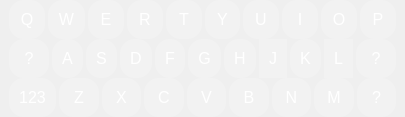
     <widget class="QWidget" name="letter">
      <layout class="QVBoxLayout" name="verticalLayout">
       <property name="spacing">
        <number>0</number>
       </property>
       <property name="leftMargin">
        <number>0</number>
       </property>
       <property name="topMargin">
        <number>0</number>
       </property>
       <property name="rightMargin">
        <number>0</number>
       </property>
       <property name="bottomMargin">
        <number>0</number>
       </property>
       <item>
        <widget class="QWidget" name="widget" native="true">
         <property name="sizePolicy">
          <sizepolicy hsizetype="Expanding" vsizetype="Expanding">
           <horstretch>0</horstretch>
           <verstretch>0</verstretch>
          </sizepolicy>
         </property>
         <property name="maximumSize">
          <size>
           <width>16777215</width>
           <height>80</height>
          </size>
         </property>
         <layout class="QHBoxLayout" name="horizontalLayout_2">
          <property name="spacing">
           <number>3</number>
          </property>
          <property name="topMargin">
           <number>0</number>
          </property>
          <property name="bottomMargin">
           <number>0</number>
          </property>
          <item>
           <widget class="QPushButton" name="btnQ">
            <property name="sizePolicy">
             <sizepolicy hsizetype="Expanding" vsizetype="Expanding">
              <horstretch>0</horstretch>
              <verstretch>0</verstretch>
             </sizepolicy>
            </property>
            <property name="styleSheet">
             <string notr="true">background-color: rgba(255, 255, 255, 50);
color: rgb(255, 255, 255);
border-radius: 15px;
padding: 10px;
font-size: 16px;</string>
            </property>
            <property name="text">
             <string>Q</string>
            </property>
           </widget>
          </item>
          <item>
           <widget class="QPushButton" name="btnW">
            <property name="sizePolicy">
             <sizepolicy hsizetype="Expanding" vsizetype="Expanding">
              <horstretch>0</horstretch>
              <verstretch>0</verstretch>
             </sizepolicy>
            </property>
            <property name="styleSheet">
             <string notr="true">background-color: rgba(255, 255, 255, 50);
color: rgb(255, 255, 255);
border-radius: 15px;
padding: 10px;
font-size: 16px;</string>
            </property>
            <property name="text">
             <string>W</string>
            </property>
           </widget>
          </item>
          <item>
           <widget class="QPushButton" name="btnE">
            <property name="sizePolicy">
             <sizepolicy hsizetype="Expanding" vsizetype="Expanding">
              <horstretch>0</horstretch>
              <verstretch>0</verstretch>
             </sizepolicy>
            </property>
            <property name="styleSheet">
             <string notr="true">background-color: rgba(255, 255, 255, 50);
color: rgb(255, 255, 255);
border-radius: 15px;
padding: 10px;
font-size: 16px;</string>
            </property>
            <property name="text">
             <string>E</string>
            </property>
           </widget>
          </item>
          <item>
           <widget class="QPushButton" name="btnR">
            <property name="sizePolicy">
             <sizepolicy hsizetype="Expanding" vsizetype="Expanding">
              <horstretch>0</horstretch>
              <verstretch>0</verstretch>
             </sizepolicy>
            </property>
            <property name="styleSheet">
             <string notr="true">background-color: rgba(255, 255, 255, 50);
color: rgb(255, 255, 255);
border-radius: 15px;
padding: 10px;
font-size: 16px;</string>
            </property>
            <property name="text">
             <string>R</string>
            </property>
           </widget>
          </item>
          <item>
           <widget class="QPushButton" name="btnT">
            <property name="sizePolicy">
             <sizepolicy hsizetype="Expanding" vsizetype="Expanding">
              <horstretch>0</horstretch>
              <verstretch>0</verstretch>
             </sizepolicy>
            </property>
            <property name="styleSheet">
             <string notr="true">background-color: rgba(255, 255, 255, 50);
color: rgb(255, 255, 255);
border-radius: 15px;
padding: 10px;
font-size: 16px;</string>
            </property>
            <property name="text">
             <string>T</string>
            </property>
           </widget>
          </item>
          <item>
           <widget class="QPushButton" name="btnY">
            <property name="sizePolicy">
             <sizepolicy hsizetype="Expanding" vsizetype="Expanding">
              <horstretch>0</horstretch>
              <verstretch>0</verstretch>
             </sizepolicy>
            </property>
            <property name="styleSheet">
             <string notr="true">background-color: rgba(255, 255, 255, 50);
color: rgb(255, 255, 255);
border-radius: 15px;
padding: 10px;
font-size: 16px;</string>
            </property>
            <property name="text">
             <string>Y</string>
            </property>
           </widget>
          </item>
          <item>
           <widget class="QPushButton" name="btnU">
            <property name="sizePolicy">
             <sizepolicy hsizetype="Expanding" vsizetype="Expanding">
              <horstretch>0</horstretch>
              <verstretch>0</verstretch>
             </sizepolicy>
            </property>
            <property name="styleSheet">
             <string notr="true">background-color: rgba(255, 255, 255, 50);
color: rgb(255, 255, 255);
border-radius: 15px;
padding: 10px;
font-size: 16px;</string>
            </property>
            <property name="text">
             <string>U</string>
            </property>
           </widget>
          </item>
          <item>
           <widget class="QPushButton" name="btnI">
            <property name="sizePolicy">
             <sizepolicy hsizetype="Expanding" vsizetype="Expanding">
              <horstretch>0</horstretch>
              <verstretch>0</verstretch>
             </sizepolicy>
            </property>
            <property name="styleSheet">
             <string notr="true">background-color: rgba(255, 255, 255, 50);
color: rgb(255, 255, 255);
border-radius: 15px;
padding: 10px;
font-size: 16px;</string>
            </property>
            <property name="text">
             <string>I</string>
            </property>
           </widget>
          </item>
          <item>
           <widget class="QPushButton" name="btnO">
            <property name="sizePolicy">
             <sizepolicy hsizetype="Expanding" vsizetype="Expanding">
              <horstretch>0</horstretch>
              <verstretch>0</verstretch>
             </sizepolicy>
            </property>
            <property name="styleSheet">
             <string notr="true">background-color: rgba(255, 255, 255, 50);
color: rgb(255, 255, 255);
border-radius: 15px;
padding: 10px;
font-size: 16px;</string>
            </property>
            <property name="text">
             <string>O</string>
            </property>
           </widget>
          </item>
          <item>
           <widget class="QPushButton" name="btnP">
            <property name="sizePolicy">
             <sizepolicy hsizetype="Expanding" vsizetype="Expanding">
              <horstretch>0</horstretch>
              <verstretch>0</verstretch>
             </sizepolicy>
            </property>
            <property name="styleSheet">
             <string notr="true">background-color: rgba(255, 255, 255, 50);
color: rgb(255, 255, 255);
border-radius: 15px;
padding: 10px;
font-size: 16px;</string>
            </property>
            <property name="text">
             <string>P</string>
            </property>
           </widget>
          </item>
         </layout>
        </widget>
       </item>
       <item>
        <widget class="QWidget" name="widget_2" native="true">
         <property name="sizePolicy">
          <sizepolicy hsizetype="Expanding" vsizetype="Expanding">
           <horstretch>0</horstretch>
           <verstretch>0</verstretch>
          </sizepolicy>
         </property>
         <property name="maximumSize">
          <size>
           <width>16777215</width>
           <height>80</height>
          </size>
         </property>
         <layout class="QHBoxLayout" name="horizontalLayout_4">
          <property name="spacing">
           <number>3</number>
          </property>
          <property name="topMargin">
           <number>0</number>
          </property>
          <property name="bottomMargin">
           <number>0</number>
          </property>
          <item>
           <widget class="QPushButton" name="btnToggle">
            <property name="sizePolicy">
             <sizepolicy hsizetype="Expanding" vsizetype="Expanding">
              <horstretch>0</horstretch>
              <verstretch>0</verstretch>
             </sizepolicy>
            </property>
            <property name="minimumSize">
             <size>
              <width>40</width>
              <height>0</height>
             </size>
            </property>
            <property name="maximumSize">
             <size>
              <width>40</width>
              <height>16777215</height>
             </size>
            </property>
            <property name="styleSheet">
             <string notr="true">background-color: rgba(255, 255, 255, 50);
color: rgb(255, 255, 255);
border-radius: 15px;
padding: 10px;
font-size: 16px;</string>
            </property>
            <property name="text">
             <string>?</string>
            </property>
           </widget>
          </item>
          <item>
           <widget class="QPushButton" name="btnA">
            <property name="sizePolicy">
             <sizepolicy hsizetype="Expanding" vsizetype="Expanding">
              <horstretch>0</horstretch>
              <verstretch>0</verstretch>
             </sizepolicy>
            </property>
            <property name="styleSheet">
             <string notr="true">background-color: rgba(255, 255, 255, 50);
color: rgb(255, 255, 255);
border-radius: 15px;
padding: 10px;
font-size: 16px;</string>
            </property>
            <property name="text">
             <string>A</string>
            </property>
           </widget>
          </item>
          <item>
           <widget class="QPushButton" name="btnS">
            <property name="sizePolicy">
             <sizepolicy hsizetype="Expanding" vsizetype="Expanding">
              <horstretch>0</horstretch>
              <verstretch>0</verstretch>
             </sizepolicy>
            </property>
            <property name="styleSheet">
             <string notr="true">background-color: rgba(255, 255, 255, 50);
color: rgb(255, 255, 255);
border-radius: 15px;
padding: 10px;
font-size: 16px;</string>
            </property>
            <property name="text">
             <string>S</string>
            </property>
           </widget>
          </item>
          <item>
           <widget class="QPushButton" name="btnD">
            <property name="sizePolicy">
             <sizepolicy hsizetype="Expanding" vsizetype="Expanding">
              <horstretch>0</horstretch>
              <verstretch>0</verstretch>
             </sizepolicy>
            </property>
            <property name="styleSheet">
             <string notr="true">background-color: rgba(255, 255, 255, 50);
color: rgb(255, 255, 255);
border-radius: 15px;
padding: 10px;
font-size: 16px;</string>
            </property>
            <property name="text">
             <string>D</string>
            </property>
           </widget>
          </item>
          <item>
           <widget class="QPushButton" name="btnF">
            <property name="sizePolicy">
             <sizepolicy hsizetype="Expanding" vsizetype="Expanding">
              <horstretch>0</horstretch>
              <verstretch>0</verstretch>
             </sizepolicy>
            </property>
            <property name="styleSheet">
             <string notr="true">background-color: rgba(255, 255, 255, 50);
color: rgb(255, 255, 255);
border-radius: 15px;
padding: 10px;
font-size: 16px;</string>
            </property>
            <property name="text">
             <string>F</string>
            </property>
           </widget>
          </item>
          <item>
           <widget class="QPushButton" name="btnG">
            <property name="sizePolicy">
             <sizepolicy hsizetype="Expanding" vsizetype="Expanding">
              <horstretch>0</horstretch>
              <verstretch>0</verstretch>
             </sizepolicy>
            </property>
            <property name="styleSheet">
             <string notr="true">background-color: rgba(255, 255, 255, 50);
color: rgb(255, 255, 255);
border-radius: 15px;
padding: 10px;
font-size: 16px;</string>
            </property>
            <property name="text">
             <string>G</string>
            </property>
           </widget>
          </item>
          <item>
           <widget class="QPushButton" name="btnH">
            <property name="sizePolicy">
             <sizepolicy hsizetype="Expanding" vsizetype="Expanding">
              <horstretch>0</horstretch>
              <verstretch>0</verstretch>
             </sizepolicy>
            </property>
            <property name="styleSheet">
             <string notr="true">background-color: rgba(255, 255, 255, 50);
color: rgb(255, 255, 255);
border-radius: 15px;
padding: 10px;
font-size: 16px;</string>
            </property>
            <property name="text">
             <string>H</string>
            </property>
           </widget>
          </item>
          <item>
           <widget class="QPushButton" name="btnJ">
            <property name="sizePolicy">
             <sizepolicy hsizetype="Expanding" vsizetype="Expanding">
              <horstretch>0</horstretch>
              <verstretch>0</verstretch>
             </sizepolicy>
            </property>
            <property name="styleSheet">
             <string notr="true">background-color: rgba(255, 255, 255, 50);
color: rgb(255, 255, 255);
border-radius: 15px;
padding: 10px;
font-size: 16px;</string>
            </property>
            <property name="text">
             <string>J</string>
            </property>
           </widget>
          </item>
          <item>
           <widget class="QPushButton" name="btnK">
            <property name="sizePolicy">
             <sizepolicy hsizetype="Expanding" vsizetype="Expanding">
              <horstretch>0</horstretch>
              <verstretch>0</verstretch>
             </sizepolicy>
            </property>
            <property name="styleSheet">
             <string notr="true">background-color: rgba(255, 255, 255, 50);
color: rgb(255, 255, 255);
border-radius: 15px;
padding: 10px;
font-size: 16px;</string>
            </property>
            <property name="text">
             <string>K</string>
            </property>
           </widget>
          </item>
          <item>
           <widget class="QPushButton" name="btnL">
            <property name="sizePolicy">
             <sizepolicy hsizetype="Expanding" vsizetype="Expanding">
              <horstretch>0</horstretch>
              <verstretch>0</verstretch>
             </sizepolicy>
            </property>
            <property name="styleSheet">
             <string notr="true">background-color: rgba(255, 255, 255, 50);
color: rgb(255, 255, 255);
border-radius: 15px;
padding: 10px;
font-size: 16px;</string>
            </property>
            <property name="text">
             <string>L</string>
            </property>
           </widget>
          </item>
          <item>
           <widget class="QPushButton" name="btnBackSpace">
            <property name="sizePolicy">
             <sizepolicy hsizetype="Expanding" vsizetype="Expanding">
              <horstretch>0</horstretch>
              <verstretch>0</verstretch>
             </sizepolicy>
            </property>
            <property name="minimumSize">
             <size>
              <width>40</width>
              <height>0</height>
             </size>
            </property>
            <property name="maximumSize">
             <size>
              <width>40</width>
              <height>16777215</height>
             </size>
            </property>
            <property name="styleSheet">
             <string notr="true">background-color: rgba(255, 255, 255, 50);
color: rgb(255, 255, 255);
border-radius: 15px;
padding: 10px;
font-size: 16px;</string>
            </property>
            <property name="text">
             <string>?</string>
            </property>
           </widget>
          </item>
         </layout>
        </widget>
       </item>
       <item>
        <widget class="QWidget" name="widget_3" native="true">
         <property name="sizePolicy">
          <sizepolicy hsizetype="Expanding" vsizetype="Expanding">
           <horstretch>0</horstretch>
           <verstretch>0</verstretch>
          </sizepolicy>
         </property>
         <property name="maximumSize">
          <size>
           <width>16777215</width>
           <height>80</height>
          </size>
         </property>
         <layout class="QHBoxLayout" name="horizontalLayout_3">
          <property name="spacing">
           <number>3</number>
          </property>
          <property name="topMargin">
           <number>0</number>
          </property>
          <property name="bottomMargin">
           <number>0</number>
          </property>
          <item>
           <widget class="QPushButton" name="btnNumber">
            <property name="sizePolicy">
             <sizepolicy hsizetype="Expanding" vsizetype="Expanding">
              <horstretch>0</horstretch>
              <verstretch>0</verstretch>
             </sizepolicy>
            </property>
            <property name="styleSheet">
             <string notr="true">background-color: rgba(255, 255, 255, 50);
color: rgb(255, 255, 255);
border-radius: 15px;
padding: 10px;
font-size: 16px;</string>
            </property>
            <property name="text">
             <string>123</string>
            </property>
           </widget>
          </item>
          <item>
           <widget class="QPushButton" name="btnZ">
            <property name="sizePolicy">
             <sizepolicy hsizetype="Expanding" vsizetype="Expanding">
              <horstretch>0</horstretch>
              <verstretch>0</verstretch>
             </sizepolicy>
            </property>
            <property name="styleSheet">
             <string notr="true">background-color: rgba(255, 255, 255, 50);
color: rgb(255, 255, 255);
border-radius: 15px;
padding: 10px;
font-size: 16px;</string>
            </property>
            <property name="text">
             <string>Z</string>
            </property>
           </widget>
          </item>
          <item>
           <widget class="QPushButton" name="btnX">
            <property name="sizePolicy">
             <sizepolicy hsizetype="Expanding" vsizetype="Expanding">
              <horstretch>0</horstretch>
              <verstretch>0</verstretch>
             </sizepolicy>
            </property>
            <property name="styleSheet">
             <string notr="true">background-color: rgba(255, 255, 255, 50);
color: rgb(255, 255, 255);
border-radius: 15px;
padding: 10px;
font-size: 16px;</string>
            </property>
            <property name="text">
             <string>X</string>
            </property>
           </widget>
          </item>
          <item>
           <widget class="QPushButton" name="btnC">
            <property name="sizePolicy">
             <sizepolicy hsizetype="Expanding" vsizetype="Expanding">
              <horstretch>0</horstretch>
              <verstretch>0</verstretch>
             </sizepolicy>
            </property>
            <property name="styleSheet">
             <string notr="true">background-color: rgba(255, 255, 255, 50);
color: rgb(255, 255, 255);
border-radius: 15px;
padding: 10px;
font-size: 16px;</string>
            </property>
            <property name="text">
             <string>C</string>
            </property>
           </widget>
          </item>
          <item>
           <widget class="QPushButton" name="btnV">
            <property name="sizePolicy">
             <sizepolicy hsizetype="Expanding" vsizetype="Expanding">
              <horstretch>0</horstretch>
              <verstretch>0</verstretch>
             </sizepolicy>
            </property>
            <property name="styleSheet">
             <string notr="true">background-color: rgba(255, 255, 255, 50);
color: rgb(255, 255, 255);
border-radius: 15px;
padding: 10px;
font-size: 16px;</string>
            </property>
            <property name="text">
             <string>V</string>
            </property>
           </widget>
          </item>
          <item>
           <widget class="QPushButton" name="btnB">
            <property name="sizePolicy">
             <sizepolicy hsizetype="Expanding" vsizetype="Expanding">
              <horstretch>0</horstretch>
              <verstretch>0</verstretch>
             </sizepolicy>
            </property>
            <property name="styleSheet">
             <string notr="true">background-color: rgba(255, 255, 255, 50);
color: rgb(255, 255, 255);
border-radius: 15px;
padding: 10px;
font-size: 16px;</string>
            </property>
            <property name="text">
             <string>B</string>
            </property>
           </widget>
          </item>
          <item>
           <widget class="QPushButton" name="btnN">
            <property name="sizePolicy">
             <sizepolicy hsizetype="Expanding" vsizetype="Expanding">
              <horstretch>0</horstretch>
              <verstretch>0</verstretch>
             </sizepolicy>
            </property>
            <property name="styleSheet">
             <string notr="true">background-color: rgba(255, 255, 255, 50);
color: rgb(255, 255, 255);
border-radius: 15px;
padding: 10px;
font-size: 16px;</string>
            </property>
            <property name="text">
             <string>N</string>
            </property>
           </widget>
          </item>
          <item>
           <widget class="QPushButton" name="btnM">
            <property name="sizePolicy">
             <sizepolicy hsizetype="Expanding" vsizetype="Expanding">
              <horstretch>0</horstretch>
              <verstretch>0</verstretch>
             </sizepolicy>
            </property>
            <property name="styleSheet">
             <string notr="true">background-color: rgba(255, 255, 255, 50);
color: rgb(255, 255, 255);
border-radius: 15px;
padding: 10px;
font-size: 16px;</string>
            </property>
            <property name="text">
             <string>M</string>
            </property>
           </widget>
          </item>
          <item>
           <widget class="QPushButton" name="btnEnter">
            <property name="sizePolicy">
             <sizepolicy hsizetype="Expanding" vsizetype="Expanding">
              <horstretch>0</horstretch>
              <verstretch>0</verstretch>
             </sizepolicy>
            </property>
            <property name="styleSheet">
             <string notr="true">background-color: rgba(255, 255, 255, 50);
color: rgb(255, 255, 255);
border-radius: 15px;
padding: 10px;
font-size: 16px;</string>
            </property>
            <property name="text">
             <string>?</string>
            </property>
           </widget>
          </item>
         </layout>
        </widget>
       </item>
      </layout>
     </widget>
